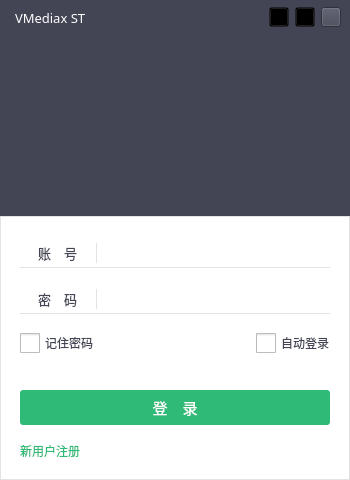
<?xml version="1.0" encoding="UTF-8"?>
<ui version="4.0">
 <class>STLoginClass</class>
 <widget class="QWidget" name="STLoginClass">
  <property name="geometry">
   <rect>
    <x>0</x>
    <y>0</y>
    <width>350</width>
    <height>480</height>
   </rect>
  </property>
  <property name="minimumSize">
   <size>
    <width>350</width>
    <height>480</height>
   </size>
  </property>
  <property name="maximumSize">
   <size>
    <width>350</width>
    <height>480</height>
   </size>
  </property>
  <property name="windowTitle">
   <string>STLogin</string>
  </property>
  <property name="styleSheet">
   <string notr="true"/>
  </property>
  <layout class="QVBoxLayout" name="verticalLayout" stretch="9,11">
   <property name="spacing">
    <number>0</number>
   </property>
   <property name="leftMargin">
    <number>0</number>
   </property>
   <property name="topMargin">
    <number>0</number>
   </property>
   <property name="rightMargin">
    <number>0</number>
   </property>
   <property name="bottomMargin">
    <number>0</number>
   </property>
   <item>
    <widget class="QWidget" name="widTop" native="true">
     <property name="styleSheet">
      <string notr="true">background-color: #434555;</string>
     </property>
     <layout class="QVBoxLayout" name="verticalLayout_2">
      <property name="spacing">
       <number>0</number>
      </property>
      <property name="leftMargin">
       <number>0</number>
      </property>
      <property name="topMargin">
       <number>0</number>
      </property>
      <property name="rightMargin">
       <number>0</number>
      </property>
      <property name="bottomMargin">
       <number>0</number>
      </property>
      <item>
       <widget class="QWidget" name="widTitle" native="true">
        <property name="minimumSize">
         <size>
          <width>0</width>
          <height>35</height>
         </size>
        </property>
        <property name="maximumSize">
         <size>
          <width>16777215</width>
          <height>35</height>
         </size>
        </property>
        <property name="styleSheet">
         <string notr="true"/>
        </property>
        <layout class="QHBoxLayout" name="horizontalLayout_10">
         <property name="spacing">
          <number>0</number>
         </property>
         <property name="leftMargin">
          <number>15</number>
         </property>
         <property name="topMargin">
          <number>0</number>
         </property>
         <property name="rightMargin">
          <number>0</number>
         </property>
         <property name="bottomMargin">
          <number>0</number>
         </property>
         <item>
          <widget class="QLabel" name="label_3">
           <property name="font">
            <font>
             <family>微软雅黑</family>
             <pointsize>10</pointsize>
            </font>
           </property>
           <property name="styleSheet">
            <string notr="true">color: rgb(255, 255, 255);</string>
           </property>
           <property name="text">
            <string>VMediax ST</string>
           </property>
          </widget>
         </item>
         <item>
          <spacer name="horizontalSpacer_5">
           <property name="orientation">
            <enum>Qt::Horizontal</enum>
           </property>
           <property name="sizeHint" stdset="0">
            <size>
             <width>448</width>
             <height>20</height>
            </size>
           </property>
          </spacer>
         </item>
         <item>
          <widget class="QWidget" name="widget_17" native="true">
           <layout class="QHBoxLayout" name="horizontalLayout_9">
            <property name="topMargin">
             <number>0</number>
            </property>
            <property name="bottomMargin">
             <number>0</number>
            </property>
            <item>
             <widget class="QPushButton" name="pb2Config">
              <property name="minimumSize">
               <size>
                <width>20</width>
                <height>20</height>
               </size>
              </property>
              <property name="maximumSize">
               <size>
                <width>20</width>
                <height>20</height>
               </size>
              </property>
              <property name="styleSheet">
               <string notr="true">QPushButton{
	background: transparent;
	border-image: url(:/SoftTerminal/images/config.png);}

QPushButton:hover:!pressed {
	background-color: rgb(218, 218, 218);
}</string>
              </property>
              <property name="text">
               <string/>
              </property>
             </widget>
            </item>
            <item>
             <widget class="QPushButton" name="pbMinimum">
              <property name="minimumSize">
               <size>
                <width>20</width>
                <height>20</height>
               </size>
              </property>
              <property name="maximumSize">
               <size>
                <width>20</width>
                <height>20</height>
               </size>
              </property>
              <property name="styleSheet">
               <string notr="true">QPushButton{
	background: transparent;
	border-image: url(:/SoftTerminal/images/minimum.png);}

QPushButton:hover:!pressed {
	background-color: rgb(218, 218, 218);
}</string>
              </property>
              <property name="text">
               <string/>
              </property>
             </widget>
            </item>
            <item>
             <widget class="QPushButton" name="pbClose">
              <property name="minimumSize">
               <size>
                <width>20</width>
                <height>20</height>
               </size>
              </property>
              <property name="maximumSize">
               <size>
                <width>20</width>
                <height>20</height>
               </size>
              </property>
              <property name="styleSheet">
               <string notr="true">
QPushButton{border-image: url(:/SoftTerminal/images/close.png);}

QPushButton:hover:!pressed {
	
	background-color: #ff6741;
}</string>
              </property>
              <property name="text">
               <string/>
              </property>
             </widget>
            </item>
           </layout>
          </widget>
         </item>
        </layout>
       </widget>
      </item>
      <item>
       <widget class="QWidget" name="widget_2" native="true">
        <layout class="QHBoxLayout" name="horizontalLayout_6">
         <property name="topMargin">
          <number>0</number>
         </property>
         <item>
          <spacer name="horizontalSpacer_3">
           <property name="orientation">
            <enum>Qt::Horizontal</enum>
           </property>
           <property name="sizeHint" stdset="0">
            <size>
             <width>98</width>
             <height>20</height>
            </size>
           </property>
          </spacer>
         </item>
         <item>
          <widget class="QWidget" name="widget_7" native="true">
           <layout class="QVBoxLayout" name="verticalLayout_4">
            <item>
             <spacer name="verticalSpacer_2">
              <property name="orientation">
               <enum>Qt::Vertical</enum>
              </property>
              <property name="sizeHint" stdset="0">
               <size>
                <width>20</width>
                <height>8</height>
               </size>
              </property>
             </spacer>
            </item>
            <item>
             <widget class="MaskLabel" name="lblUserPic">
              <property name="minimumSize">
               <size>
                <width>80</width>
                <height>80</height>
               </size>
              </property>
              <property name="maximumSize">
               <size>
                <width>80</width>
                <height>80</height>
               </size>
              </property>
              <property name="styleSheet">
               <string notr="true"/>
              </property>
              <property name="text">
               <string/>
              </property>
             </widget>
            </item>
            <item>
             <spacer name="verticalSpacer_3">
              <property name="orientation">
               <enum>Qt::Vertical</enum>
              </property>
              <property name="sizeHint" stdset="0">
               <size>
                <width>20</width>
                <height>9</height>
               </size>
              </property>
             </spacer>
            </item>
           </layout>
          </widget>
         </item>
         <item>
          <spacer name="horizontalSpacer_4">
           <property name="orientation">
            <enum>Qt::Horizontal</enum>
           </property>
           <property name="sizeHint" stdset="0">
            <size>
             <width>98</width>
             <height>20</height>
            </size>
           </property>
          </spacer>
         </item>
        </layout>
       </widget>
      </item>
     </layout>
    </widget>
   </item>
   <item>
    <widget class="QWidget" name="widBottom" native="true">
     <property name="styleSheet">
      <string notr="true">QWidget#widBottom {background-color: #ffffff;border: 1px solid #e3e3e3;}</string>
     </property>
     <layout class="QVBoxLayout" name="verticalLayout_3">
      <property name="spacing">
       <number>0</number>
      </property>
      <property name="leftMargin">
       <number>0</number>
      </property>
      <property name="topMargin">
       <number>10</number>
      </property>
      <property name="rightMargin">
       <number>0</number>
      </property>
      <property name="bottomMargin">
       <number>0</number>
      </property>
      <item>
       <widget class="QWidget" name="widget" native="true">
        <layout class="QHBoxLayout" name="horizontalLayout">
         <property name="spacing">
          <number>0</number>
         </property>
         <property name="leftMargin">
          <number>20</number>
         </property>
         <property name="topMargin">
          <number>10</number>
         </property>
         <property name="rightMargin">
          <number>20</number>
         </property>
         <property name="bottomMargin">
          <number>5</number>
         </property>
         <item>
          <widget class="QWidget" name="widget_8" native="true">
           <property name="minimumSize">
            <size>
             <width>0</width>
             <height>30</height>
            </size>
           </property>
           <property name="maximumSize">
            <size>
             <width>16777215</width>
             <height>30</height>
            </size>
           </property>
           <property name="styleSheet">
            <string notr="true">QWidget#widget_8{border: 0px;border-bottom: 1px solid #e3e3e3;}
</string>
           </property>
           <layout class="QHBoxLayout" name="horizontalLayout_7">
            <property name="leftMargin">
             <number>5</number>
            </property>
            <property name="topMargin">
             <number>5</number>
            </property>
            <property name="rightMargin">
             <number>5</number>
            </property>
            <property name="bottomMargin">
             <number>5</number>
            </property>
            <item>
             <widget class="QLabel" name="label">
              <property name="font">
               <font>
                <family>微软雅黑</family>
                <pointsize>10</pointsize>
               </font>
              </property>
              <property name="styleSheet">
               <string notr="true">color: rgb(67, 69, 85);</string>
              </property>
              <property name="text">
               <string>　账　号　</string>
              </property>
             </widget>
            </item>
            <item>
             <widget class="QWidget" name="widget_9" native="true">
              <property name="minimumSize">
               <size>
                <width>10</width>
                <height>0</height>
               </size>
              </property>
              <property name="maximumSize">
               <size>
                <width>10</width>
                <height>16777215</height>
               </size>
              </property>
              <property name="font">
               <font>
                <family>Adobe Arabic</family>
               </font>
              </property>
              <property name="styleSheet">
               <string notr="true">border: 0px;border-left: 1px solid #e3e3e3;
</string>
              </property>
             </widget>
            </item>
           </layout>
          </widget>
         </item>
         <item>
          <widget class="QLineEdit" name="leUserName">
           <property name="minimumSize">
            <size>
             <width>0</width>
             <height>30</height>
            </size>
           </property>
           <property name="maximumSize">
            <size>
             <width>16777215</width>
             <height>30</height>
            </size>
           </property>
           <property name="font">
            <font>
             <family>微软雅黑</family>
             <pointsize>11</pointsize>
            </font>
           </property>
           <property name="styleSheet">
            <string notr="true">color: rgb(67, 69, 85);border: 0px;border-bottom: 1px solid #e3e3e3;
</string>
           </property>
           <property name="maxLength">
            <number>20</number>
           </property>
          </widget>
         </item>
        </layout>
       </widget>
      </item>
      <item>
       <widget class="QWidget" name="widget_3" native="true">
        <layout class="QHBoxLayout" name="horizontalLayout_2">
         <property name="spacing">
          <number>0</number>
         </property>
         <property name="leftMargin">
          <number>20</number>
         </property>
         <property name="topMargin">
          <number>5</number>
         </property>
         <property name="rightMargin">
          <number>20</number>
         </property>
         <property name="bottomMargin">
          <number>5</number>
         </property>
         <item>
          <widget class="QWidget" name="widget_10" native="true">
           <property name="minimumSize">
            <size>
             <width>0</width>
             <height>30</height>
            </size>
           </property>
           <property name="maximumSize">
            <size>
             <width>16777215</width>
             <height>30</height>
            </size>
           </property>
           <property name="styleSheet">
            <string notr="true">QWidget#widget_10{border: 0px;border-bottom: 1px solid #e3e3e3;}
</string>
           </property>
           <layout class="QHBoxLayout" name="horizontalLayout_8">
            <property name="leftMargin">
             <number>5</number>
            </property>
            <property name="topMargin">
             <number>5</number>
            </property>
            <property name="rightMargin">
             <number>5</number>
            </property>
            <property name="bottomMargin">
             <number>5</number>
            </property>
            <item>
             <widget class="QLabel" name="label_2">
              <property name="font">
               <font>
                <family>微软雅黑</family>
                <pointsize>10</pointsize>
               </font>
              </property>
              <property name="styleSheet">
               <string notr="true">color: rgb(67, 69, 85);</string>
              </property>
              <property name="text">
               <string>　密　码　</string>
              </property>
             </widget>
            </item>
            <item>
             <widget class="QWidget" name="widget_11" native="true">
              <property name="minimumSize">
               <size>
                <width>10</width>
                <height>0</height>
               </size>
              </property>
              <property name="maximumSize">
               <size>
                <width>10</width>
                <height>16777215</height>
               </size>
              </property>
              <property name="styleSheet">
               <string notr="true">border: 0px;border-left: 1px solid #e3e3e3;
</string>
              </property>
             </widget>
            </item>
           </layout>
          </widget>
         </item>
         <item>
          <widget class="QLineEdit" name="lePasswd">
           <property name="minimumSize">
            <size>
             <width>0</width>
             <height>30</height>
            </size>
           </property>
           <property name="maximumSize">
            <size>
             <width>16777215</width>
             <height>30</height>
            </size>
           </property>
           <property name="font">
            <font>
             <family>微软雅黑</family>
             <pointsize>11</pointsize>
            </font>
           </property>
           <property name="styleSheet">
            <string notr="true">color: rgb(67, 69, 85);border: 0px;border-bottom: 1px solid #e3e3e3;
</string>
           </property>
           <property name="text">
            <string/>
           </property>
           <property name="maxLength">
            <number>20</number>
           </property>
           <property name="echoMode">
            <enum>QLineEdit::Password</enum>
           </property>
          </widget>
         </item>
        </layout>
       </widget>
      </item>
      <item>
       <widget class="QWidget" name="widget_4" native="true">
        <layout class="QHBoxLayout" name="horizontalLayout_3">
         <property name="spacing">
          <number>0</number>
         </property>
         <property name="leftMargin">
          <number>20</number>
         </property>
         <property name="topMargin">
          <number>10</number>
         </property>
         <property name="rightMargin">
          <number>20</number>
         </property>
         <property name="bottomMargin">
          <number>30</number>
         </property>
         <item>
          <widget class="QCheckBox" name="cbRemeberPasswd">
           <property name="font">
            <font>
             <family>微软雅黑</family>
            </font>
           </property>
           <property name="styleSheet">
            <string notr="true">QCheckBox {
    spacing: 5px;
	color: rgb(67, 69, 85);
}

QCheckBox::indicator {
    width: 20px;
    height: 20px;
}

QCheckBox::indicator:unchecked {
	
	image: url(:/SoftTerminal/images/checkbox_unchecked.png);
}

QCheckBox::indicator:checked {
    image: url(:/SoftTerminal/images/checkbox_checked.png);
}
</string>
           </property>
           <property name="text">
            <string>记住密码</string>
           </property>
          </widget>
         </item>
         <item>
          <spacer name="horizontalSpacer">
           <property name="orientation">
            <enum>Qt::Horizontal</enum>
           </property>
           <property name="sizeHint" stdset="0">
            <size>
             <width>161</width>
             <height>20</height>
            </size>
           </property>
          </spacer>
         </item>
         <item>
          <widget class="QCheckBox" name="cbAutoLogin">
           <property name="maximumSize">
            <size>
             <width>16777215</width>
             <height>16777215</height>
            </size>
           </property>
           <property name="font">
            <font>
             <family>微软雅黑</family>
            </font>
           </property>
           <property name="layoutDirection">
            <enum>Qt::LeftToRight</enum>
           </property>
           <property name="styleSheet">
            <string notr="true">QCheckBox {
    spacing: 5px;
	color: rgb(67, 69, 85);
}

QCheckBox::indicator {
    width: 20px;
    height: 20px;
}

QCheckBox::indicator:unchecked {
	
	image: url(:/SoftTerminal/images/checkbox_unchecked.png);
}

QCheckBox::indicator:checked {
    image: url(:/SoftTerminal/images/checkbox_checked.png);
}
</string>
           </property>
           <property name="text">
            <string>自动登录</string>
           </property>
          </widget>
         </item>
        </layout>
       </widget>
      </item>
      <item>
       <widget class="QWidget" name="widget_5" native="true">
        <layout class="QHBoxLayout" name="horizontalLayout_4">
         <property name="spacing">
          <number>0</number>
         </property>
         <property name="leftMargin">
          <number>20</number>
         </property>
         <property name="topMargin">
          <number>0</number>
         </property>
         <property name="rightMargin">
          <number>20</number>
         </property>
         <property name="bottomMargin">
          <number>0</number>
         </property>
         <item>
          <widget class="QPushButton" name="pbLogin">
           <property name="minimumSize">
            <size>
             <width>0</width>
             <height>35</height>
            </size>
           </property>
           <property name="maximumSize">
            <size>
             <width>16777215</width>
             <height>35</height>
            </size>
           </property>
           <property name="font">
            <font>
             <family>微软雅黑</family>
             <pointsize>11</pointsize>
            </font>
           </property>
           <property name="styleSheet">
            <string notr="true">

QPushButton {
	border-radius: 3px;
	color: rgb(255, 255, 255);
	background-color: rgb(48, 186, 120);
}
QPushButton:hover:pressed {
	background-color: rgb(48, 186, 120);
}
QPushButton:hover:!pressed {
	
	background-color: rgb(109, 206, 160);
}</string>
           </property>
           <property name="text">
            <string>登　录</string>
           </property>
           <property name="flat">
            <bool>false</bool>
           </property>
          </widget>
         </item>
        </layout>
       </widget>
      </item>
      <item>
       <widget class="QWidget" name="widget_6" native="true">
        <layout class="QHBoxLayout" name="horizontalLayout_5">
         <property name="spacing">
          <number>0</number>
         </property>
         <property name="leftMargin">
          <number>20</number>
         </property>
         <property name="topMargin">
          <number>0</number>
         </property>
         <property name="rightMargin">
          <number>20</number>
         </property>
         <item>
          <widget class="QPushButton" name="pb2Regist">
           <property name="styleSheet">
            <string notr="true">

QPushButton {
	color: #30ba78;
	font:9pt &quot;微软雅黑&quot;;
    background-repeat:no-repeat;
    border:none;
}
QPushButton:hover:!pressed {
	color: #6dcea0;
}</string>
           </property>
           <property name="text">
            <string>新用户注册</string>
           </property>
           <property name="flat">
            <bool>true</bool>
           </property>
          </widget>
         </item>
         <item>
          <spacer name="horizontalSpacer_2">
           <property name="orientation">
            <enum>Qt::Horizontal</enum>
           </property>
           <property name="sizeHint" stdset="0">
            <size>
             <width>247</width>
             <height>20</height>
            </size>
           </property>
          </spacer>
         </item>
        </layout>
       </widget>
      </item>
     </layout>
    </widget>
   </item>
  </layout>
 </widget>
 <customwidgets>
  <customwidget>
   <class>MaskLabel</class>
   <extends>QLabel</extends>
   <header location="global">masklabel.h</header>
  </customwidget>
 </customwidgets>
 <resources>
  <include location="../res/softterminal.qrc"/>
 </resources>
 <connections>
  <connection>
   <sender>leUserName</sender>
   <signal>textChanged(QString)</signal>
   <receiver>STLoginClass</receiver>
   <slot>onUserNameChanged()</slot>
   <hints>
    <hint type="sourcelabel">
     <x>135</x>
     <y>258</y>
    </hint>
    <hint type="destinationlabel">
     <x>127</x>
     <y>-18</y>
    </hint>
   </hints>
  </connection>
 </connections>
 <slots>
  <slot>onUserNameChanged()</slot>
 </slots>
</ui>
